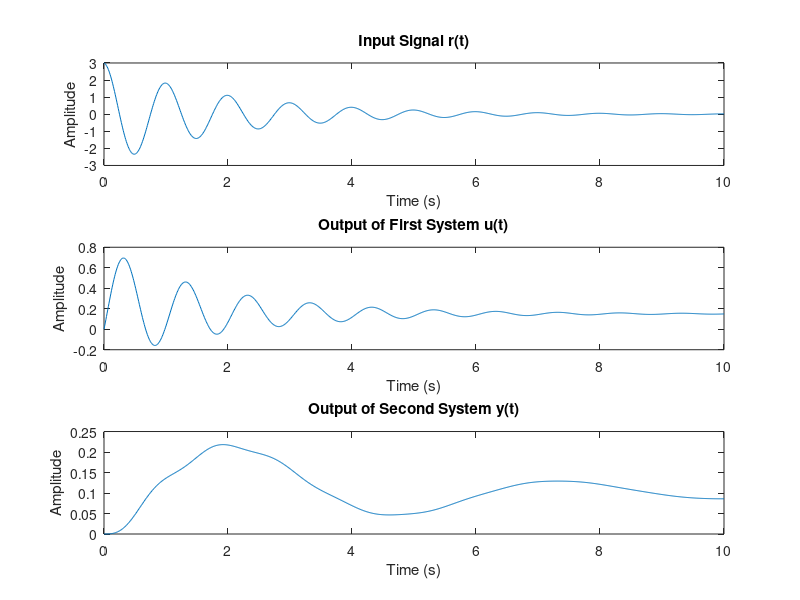

Reproduce this figure in MATLAB.
%HW2
%Q1
% Define the transfer functions for the two systems
num1 = [1 4];     % Numerator of the first transfer function
den1 = [1 1 0];   % Denominator of the first transfer function

num2 = [2];       % Numerator of the second transfer function
den2 = [2 1 3];   % Denominator of the second transfer function

% Create transfer function models for each system
sys1 = tf(num1, den1);
sys2 = tf(num2, den2);

% Calculate the overall transfer function for the cascade connection
sys_total = series(sys1, sys2);

% Define the input signal r(t)
t = 0:0.01:10;   % Time vector
r = 3 * exp(-0.5*t) .* cos(pi * 2 * t);  % Define r(t)

% Simulate the response of the systems to obtain u(t) and y(t)
u = lsim(sys1, r, t);
y = lsim(sys2, u, t);

% Plot r(t), u(t), and y(t)
figure;
subplot(3,1,1);
plot(t, r);
title('Input Signal r(t)');
xlabel('Time (s)');
ylabel('Amplitude');

subplot(3,1,2);
plot(t, u);
title('Output of First System u(t)');
xlabel('Time (s)');
ylabel('Amplitude');

subplot(3,1,3);
plot(t, y);
title('Output of Second System y(t)');
xlabel('Time (s)');
ylabel('Amplitude');
clear;
%Q2